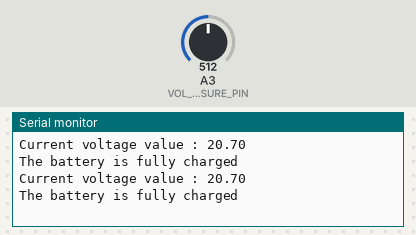
This sketch was run on a simulated Arduino Uno, built with avr-gcc and run on an emulated ATmega328P. On the bench: the last lines printed to the serial monitor. The inputs (shaded band) are chosen by the test bench; at power-on: A3 (VOL_MEASURE_PIN) = 512.

Above: at 2.8 s.
2.9 s: A3 (VOL_MEASURE_PIN) set to 201
At 3.7 s:
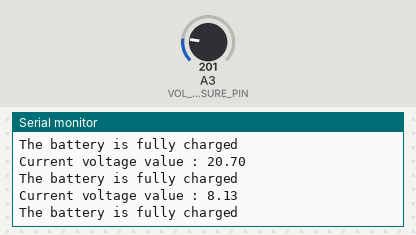
4.4 s: A3 (VOL_MEASURE_PIN) set to 185
At 5.8 s:
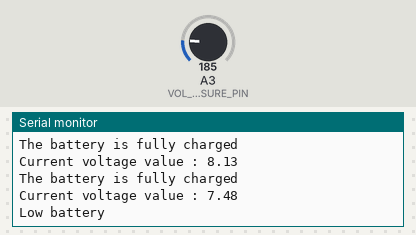
Timing chart, 0 to 7.4 s (numbered marks = the images above; inputs shaded):
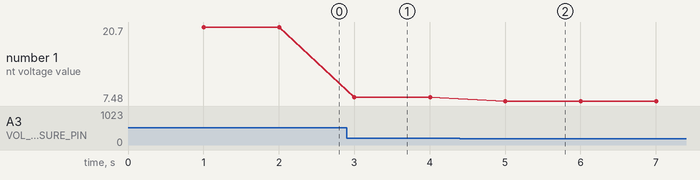

Measured:
- the behaviour switches between 193 and 192 on A3 (VOL_MEASURE_PIN) (found by bisection; images 1 and 2)
- after the input at 2.9 s, the serial monitor: prints a new line after 0.10 s (image 1)
- after the input at 4.4 s, the serial monitor: prints a new line after 0.61 s (image 2)
- plotted number 1: 20.7 → 8.13 after the input at 2.9 s, 8.13 → 7.48 after the input at 4.4 s

The sketch:

Demo4.ino
```cpp
#define VOL_MEASURE_PIN A3
unsigned long vol_measure_time = 0;

void setup() {
  Serial.begin(9600);
  voltageInit();
}


void loop()
{
    Voltage_Measure();
}

void voltageInit()
{
  pinMode(VOL_MEASURE_PIN, INPUT);
}

void Voltage_Measure()
{
    if (millis() - vol_measure_time > 1000) //Measured every 1000 milliseconds
  {
    vol_measure_time = millis();
    float voltage = (analogRead(VOL_MEASURE_PIN) * 5 ) * ((10 + 1.5) / 1.5)/ 1024; //Read voltage value
     //float voltage = (analogRead(VOL_MEASURE_PIN) * 0.0375);
    voltage = voltage + (voltage * 0.08);
    Serial.print("Current voltage value : ");
    Serial.println(voltage);
    if(voltage>7.8)
      Serial.println("The battery is fully charged");
    else
      Serial.println("Low battery");
  }
}
```
